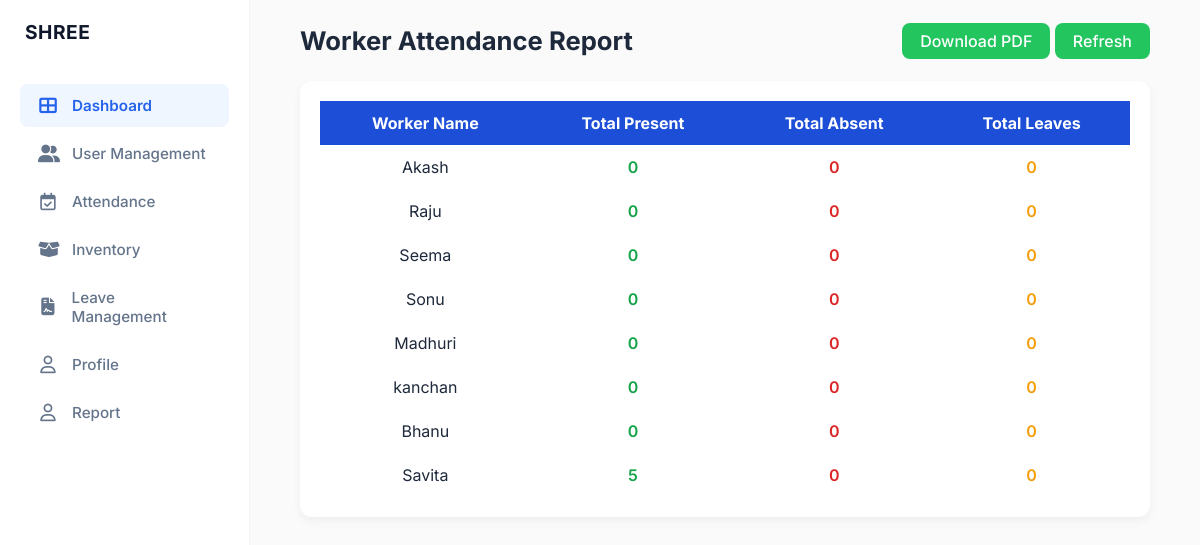
Before: /accounts/worker-report/ with the older database file.
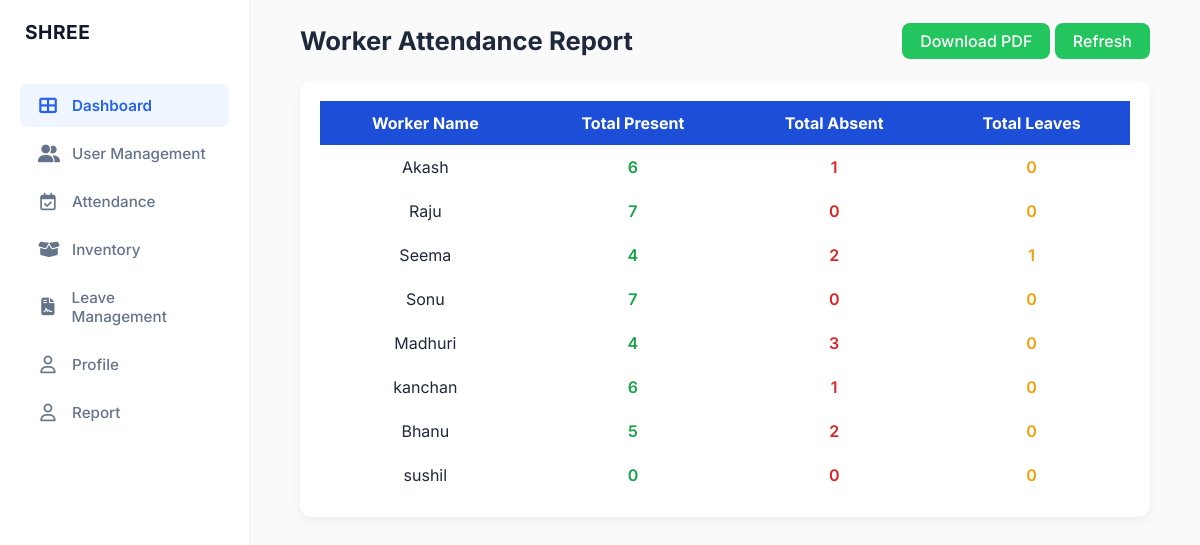
After: the same page with the newer database file.
### accounts/models.py (models this page shows)
class Worker(models.Model):
    ...
    phone_number = models.CharField(
        max_length=10,
        validators=[phone_validator],
        blank=True,
        null=True
    )

### accounts/views.py (the view)
# urls.py: path('worker-report/', views.worker_report, name='worker_report'),
def worker_report(request):
    workers = Worker.objects.all()
    report_data = []
    for worker in workers:
        uid = worker.university_record
        attendance = Attendance.objects.filter(worker_master=uid)
        report_data.append({
            'worker': worker,
            'present': attendance.filter(status='Present').count(),
            'absent': attendance.filter(status='Absent').count(),
            'leave': attendance.filter(status='Leave').count(),
        })
    return render(request, 'Shree1/worker_report.html', {
        'report_data': report_data
    })

### templates/Shree1/worker_report.html (shortened to what this page needs)
{% load static %}
<!doctype html>
<html lang="en">
  <head>
    <link rel="stylesheet" href="{% static 'Shree1/css/worker_report.css' %}" />
    <link
      rel="stylesheet"
      href="https://cdnjs.cloudflare.com/ajax/libs/font-awesome/6.4.0/css/all.min.css"
    />
  </head>
  <body>
    <div class="container">
      <aside class="sidebar">
        <div class="logo-section">
          <div class="logo-text">
            <h2 class="logo-name">SHREE</h2>
          </div>
        </div>
        <nav class="nav-menu">
          <a href="{% url 'admin_dashboard' %}" class="nav-item active">
            <i class="fa-solid fa-table-cells-large"></i> Dashboard
          </a>
          <a href="{% url 'admin_user_management' %}" class="nav-item">
            <i class="fa-solid fa-user-group"></i> User Management
          </a>
          <a href="{% url 'admin_attendance' %}" class="nav-item">
            <i class="fa-regular fa-calendar-check"></i> Attendance
          </a>
          <a href="{% url 'admin_inventory' %}" class="nav-item">
            <i class="fa-solid fa-box-open"></i> Inventory
          </a>
          <a href="{% url 'admin_leave_Management' %}" class="nav-item">
            <i class="fa-solid fa-file-contract"></i> Leave Management
          </a>
          <a href="{% url 'admin_profile' %}" class="nav-item">
            <i class="fa-regular fa-user"></i> Profile
          </a>
          <a href="{% url 'worker_report' %}" class="nav-item">
            <i class="fa-regular fa-user"></i> Report
          </a>
        </nav>
      </aside>
      <div class="main-content">
        <div class="header">
          <h2>Worker Attendance Report</h2>
          <div class="header-buttons">
            <a href="{% url 'download_report' %}" class="btn">Download PDF</a>
            <a href="{% url 'worker_report' %}" class="btn">Refresh</a>
          </div>
        </div>
        <div class="table-container">
          <table>
            <thead>
              <tr>
                <th>Worker Name</th>
                <th>Total Present</th>
                <th>Total Absent</th>
                <th>Total Leaves</th>
              </tr>
            </thead>
            <tbody>
              {% for data in report_data %}
              <tr>
                <td>{{ data.worker.name }}</td>
                <td class="present">{{ data.present }}</td>
                <td class="absent">{{ data.absent }}</td>
                <td class="leave">{{ data.leave }}</td>
              </tr>
              {% empty %}
              <tr>
                <td colspan="4">No data available</td>
              </tr>
              {% endfor %}
            </tbody>
          </table>
        </div>
      </div>
    </div>
  </body>
</html>

Changed rows visible on the page:
removed Worker: worker.name "Savita", present "5", absent "0", leave "0"
changed Worker "Akash": present "0" → "6"; absent "0" → "1"
changed Worker "Raju": present "0" → "7"
changed Worker "Seema": present "0" → "4"; absent "0" → "2"; leave "0" → "1"
changed Worker "Sonu": present "0" → "7"
changed Worker "Madhuri": present "0" → "4"; absent "0" → "3"
changed Worker "kanchan": present "0" → "6"; absent "0" → "1"
changed Worker "Bhanu": present "0" → "5"; absent "0" → "2"
added Worker: worker.name "sushil", present "0", absent "0", leave "0"
